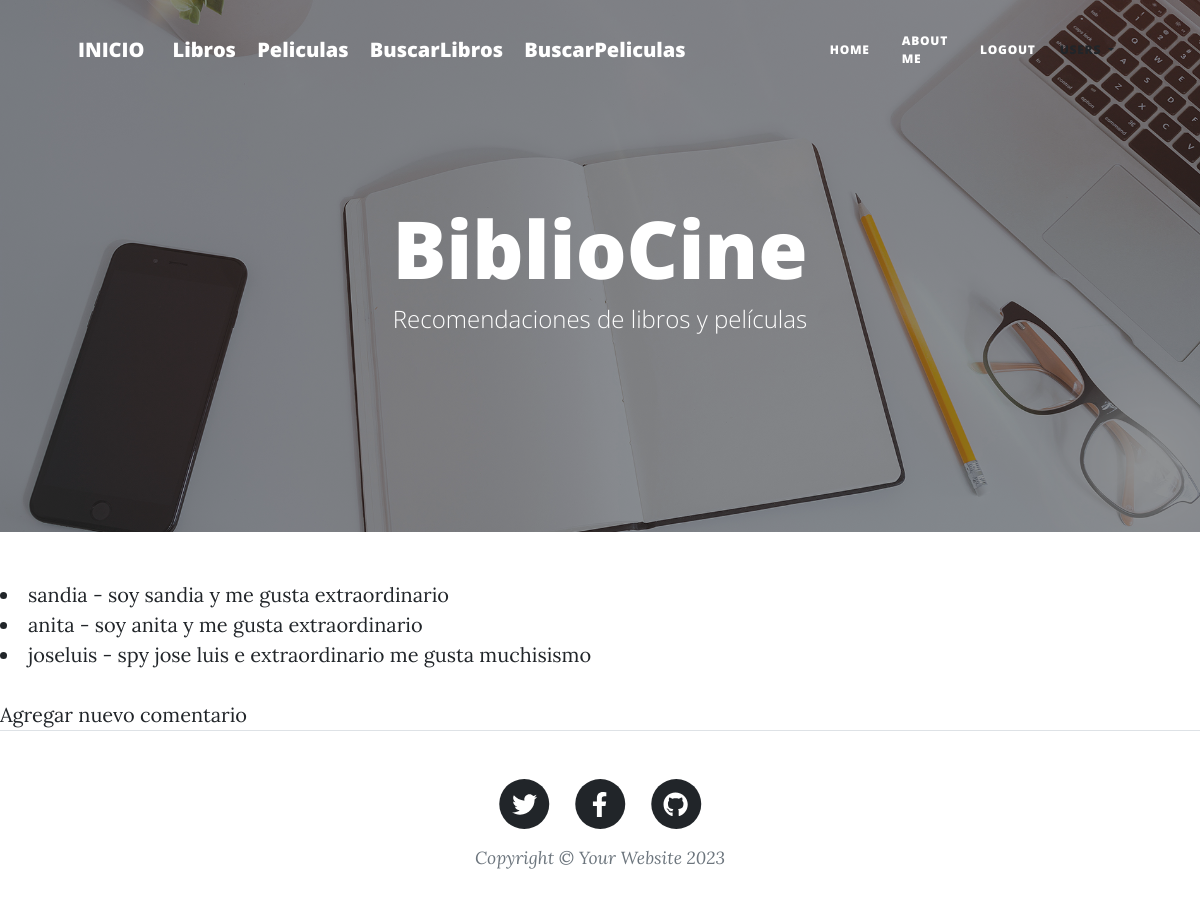
The page /AppBiblioCine/leerComentarioPeliculas/5 on the database as committed earlier.
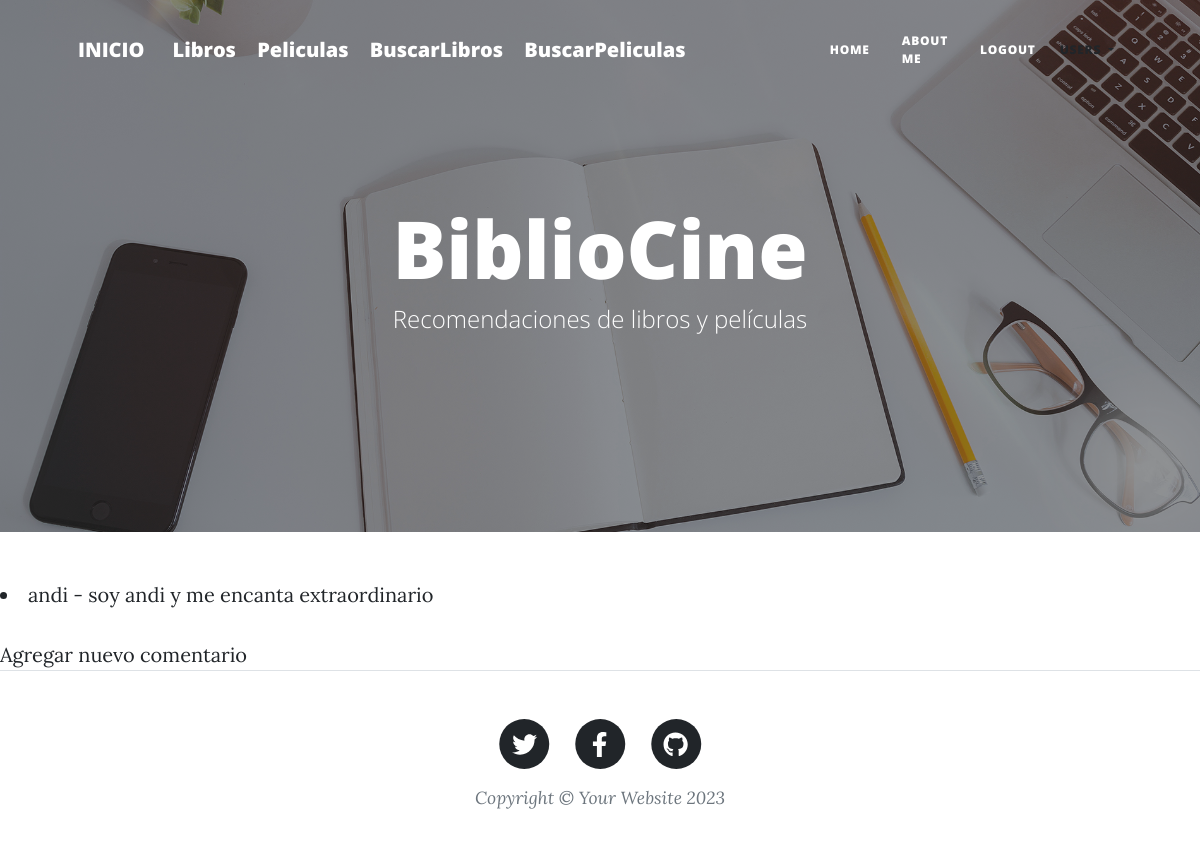
The same page on the database as committed later.
### AppBiblioCine/models.py (models this page shows)
class ComentarioPelicula(models.Model):
    pelicula = models.ForeignKey(Pelicula, related_name='comentariosPeliculas', on_delete=models.CASCADE, null=True)
    nombre = models.ForeignKey(User,blank=False,null=True,on_delete=models.CASCADE, verbose_name="nombre")
    comentario = models.TextField(null=True, blank=True)
    fechaComentario = models.DateTimeField(auto_now_add=True)
    class Meta:
        ordering = ['-fechaComentario']
    def __str__(self):
        return '%s - %s' % (self.nombre, self.comentario)

### AppBiblioCine/views.py (the view)
# urls.py: path( 'leerComentarioPeliculas/<id>', views.leerComentarioPeliculas, name='LeerComentarioPeliculas'),
def leerComentarioPeliculas(request, id):
    pelicula = get_object_or_404(Pelicula, id = id)
    comentarios = ComentarioPelicula.objects.all()
    comentarios = ComentarioPelicula.objects.filter(pelicula__id = id)
    contexto = {"pelicula" : pelicula, "comentarios":comentarios}
    print(comentarios)
    return render(request, "AppBiblioCine/leerComentariosPeliculas.html", contexto)

### templates/AppBiblioCine/leerComentariosPeliculas.html (shortened to what this page needs)
{% extends 'AppAdministracion/padre.html' %}
{% load static %}
{% block CAMBIOS %}
    <!DOCTYPE html>
    <html lang="en">
    <head>
    </head>
    <body>
        {% for c in comentarios %}
            <li>{{c}}</li>
        {% endfor %}
        <br>
        <a href="{% url 'ComentarioPeliculas' pelicula.id %}">Agregar nuevo comentario</a>
    </body>
    </html>
{% endblock %}

Rows that differ between the two databases and show on the page:
removed ComentarioPelicula: nombre+comentario "sandia - soy sandia y me gusta extraordinario"
removed ComentarioPelicula: nombre+comentario "anita - soy anita y me gusta extraordinario"
removed ComentarioPelicula: nombre+comentario "joseluis - spy jose luis e extraordinario me gusta muchisismo"
added ComentarioPelicula: nombre+comentario "andi - soy andi y me encanta extraordinario"
